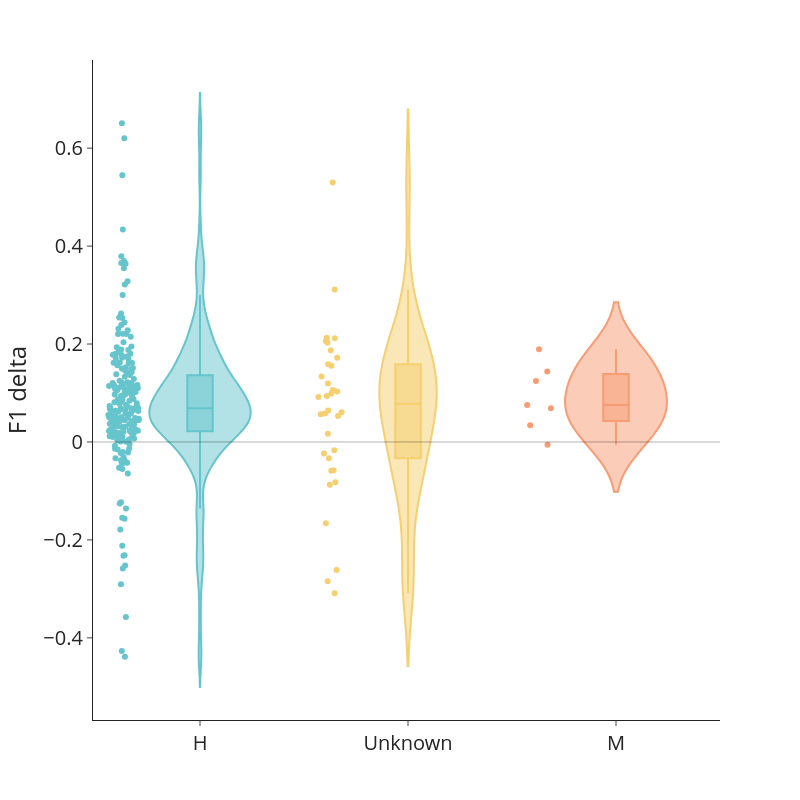

Notebook cell for this chart:
### Markdown cell above
#### Plot performance increase vs traits

### Code cell
t = 'boyce_climvuln' 

fig = px.violin(relevant_scores, x=t, y="progress", points = 'all', color = t,
                color_discrete_sequence= px.colors.qualitative.Pastel, box = True)
                #category_orders={'range': ['0-250', '250-500', '500-1000', '1000-1500', '1500-2000', '2000+']})


fig.update_layout(
    template='simple_white',
    width = 800, height=800,
    yaxis_title='F1 delta',
    xaxis_title='',
    font=dict(size=20),
    showlegend=False)
    

fig.add_shape(type="line",
    xref="paper",
    x0=0, y0=0,
    x1=1, y1=0,
    line=dict(
        color="black",
        width=1,
    ))

fig.show()

### Figure 1 — Plotly figure (JSON) as saved in the notebook; plotly's stock layout.template omitted (floating-point values rounded to 4 significant figures; data arrays with more than 128 entries replaced by an {"elided": "..."} marker saying what was removed)
{"data": [{"alignmentgroup": "True", "box": {"visible": true}, "hovertemplate": "boyce_climvuln=%{x}<br>progress=%{y}<extra></extra>", "legendgroup": "H", "marker": {"color": "rgb(102, 197, 204)"}, "name": "H", "offsetgroup": "H", "orientation": "v", "points": "all", "scalegroup": "True", "showlegend": true, "type": "violin", "x": {"elided": "207 str values"}, "x0": " ", "xaxis": "x", "y": {"elided": "207 float values"}, "y0": " ", "yaxis": "y"}, {"alignmentgroup": "True", "box": {"visible": true}, "hovertemplate": "boyce_climvuln=%{x}<br>progress=%{y}<extra></extra>", "legendgroup": "Unknown", "marker": {"color": "rgb(246, 207, 113)"}, "name": "Unknown", "offsetgroup": "Unknown", "orientation": "v", "points": "all", "scalegroup": "True", "showlegend": true, "type": "violin", "x": ["Unknown", "Unknown", "Unknown", "Unknown", "Unknown", "Unknown", "Unknown", "Unknown", "Unknown", "Unknown", "Unknown", "Unknown", "Unknown", "Unknown", "Unknown", "Unknown", "Unknown", "Unknown", "Unknown", "Unknown", "Unknown", "Unknown", "Unknown", "Unknown", "Unknown", "Unknown", "Unknown", "Unknown", "Unknown", "Unknown", "Unknown", "Unknown", "Unknown", "Unknown"], "x0": " ", "xaxis": "x", "y": [0.01653, 0.06079, 0.09186, -0.02349, 0.05646, 0.2129, -0.3087, 0.05792, 0.094, 0.05303, -0.05764, -0.03327, 0.1194, 0.1063, -0.2614, -0.08225, 0.2027, 0.1554, 0.3115, 0.1337, -0.08738, -0.1658, 0.06448, -0.2847, 0.1585, -0.01711, 0.103, -0.05896, 0.1719, 0.09876, 0.5301, 0.1873, 0.2063, 0.212], "y0": " ", "yaxis": "y"}, {"alignmentgroup": "True", "box": {"visible": true}, "hovertemplate": "boyce_climvuln=%{x}<br>progress=%{y}<extra></extra>", "legendgroup": "M", "marker": {"color": "rgb(248, 156, 116)"}, "name": "M", "offsetgroup": "M", "orientation": "v", "points": "all", "scalegroup": "True", "showlegend": true, "type": "violin", "x": ["M", "M", "M", "M", "M", "M", "M"], "x0": " ", "xaxis": "x", "y": [0.1894, 0.07572, 0.03418, 0.1246, -0.005504, 0.06907, 0.1437], "y0": " ", "yaxis": "y"}], "layout": {"font": {"size": 20}, "height": 800, "legend": {"title": {"text": "boyce_climvuln"}, "tracegroupgap": 0}, "margin": {"t": 60}, "shapes": [{"line": {"color": "black", "width": 1}, "type": "line", "x0": 0, "x1": 1, "xref": "paper", "y0": 0, "y1": 0}], "showlegend": false, "violinmode": "overlay", "width": 800, "xaxis": {"anchor": "y", "categoryarray": ["H", "Unknown", "M"], "categoryorder": "array", "domain": [0, 1], "title": {"text": ""}}, "yaxis": {"anchor": "x", "domain": [0, 1], "title": {"text": "F1 delta"}}}}
